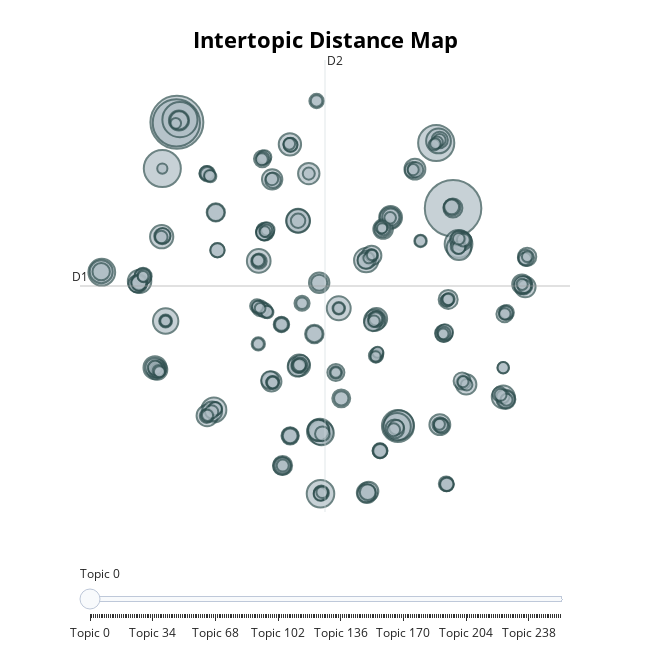

The code cell stored with this chart in its notebook:
### Code cell
dist_map = model.visualize_topics()
dist_map.show()

### Figure 1 — Plotly figure (JSON) as saved in the notebook; plotly's stock layout.template omitted (floating-point values rounded to 4 significant figures; data arrays with more than 128 entries replaced by an {"elided": "..."} marker saying what was removed)
{"data": [{"customdata": {"elided": "256x3 mixed values"}, "hovertemplate": "<b>Topic %{customdata[0]}</b><br>%{customdata[1]}<br>Size: %{customdata[2]}", "legendgroup": "", "marker": {"color": "#B0BEC5", "line": {"color": "DarkSlateGrey", "width": 2}, "size": {"elided": "256 int values"}, "sizemode": "area", "sizeref": 0.1925, "symbol": "circle"}, "mode": "markers", "name": "", "orientation": "v", "showlegend": false, "type": "scatter", "x": {"elided": "256 float values"}, "xaxis": "x", "y": {"elided": "256 float values"}, "yaxis": "y"}], "layout": {"annotations": [{"showarrow": false, "text": "D1", "x": -10.62, "y": 6.572, "yshift": 10}, {"showarrow": false, "text": "D2", "x": 5.391, "xshift": 10, "y": 23.46}], "height": 650, "hoverlabel": {"bgcolor": "white", "font": {"family": "Rockwell", "size": 16}}, "legend": {"itemsizing": "constant", "tracegroupgap": 0}, "margin": {"t": 60}, "shapes": [{"line": {"color": "#CFD8DC", "width": 2}, "type": "line", "x0": 5.391, "x1": 5.391, "y0": -10.31, "y1": 23.46}, {"line": {"color": "#9E9E9E", "width": 2}, "type": "line", "x0": -10.62, "x1": 21.4, "y0": 6.572, "y1": 6.572}], "sliders": [{"active": 0, "pad": {"t": 50}, "steps": [{"args": [{"marker.color": {"elided": "1x256 str values"}}], "label": "Topic 0", "method": "update"}, {"args": [{"marker.color": {"elided": "1x256 str values"}}], "label": "Topic 1", "method": "update"}, {"args": [{"marker.color": {"elided": "1x256 str values"}}], "label": "Topic 2", "method": "update"}, {"args": [{"marker.color": {"elided": "1x256 str values"}}], "label": "Topic 3", "method": "update"}, {"args": [{"marker.color": {"elided": "1x256 str values"}}], "label": "Topic 4", "method": "update"}, {"args": [{"marker.color": {"elided": "1x256 str values"}}], "label": "Topic 5", "method": "update"}, {"args": [{"marker.color": {"elided": "1x256 str values"}}], "label": "Topic 6", "method": "update"}, {"args": [{"marker.color": {"elided": "1x256 str values"}}], "label": "Topic 7", "method": "update"}, {"args": [{"marker.color": {"elided": "1x256 str values"}}], "label": "Topic 8", "method": "update"}, {"args": [{"marker.color": {"elided": "1x256 str values"}}], "label": "Topic 9", "method": "update"}, {"args": [{"marker.color": {"elided": "1x256 str values"}}], "label": "Topic 10", "method": "update"}, {"args": [{"marker.color": {"elided": "1x256 str values"}}], "label": "Topic 11", "method": "update"}, {"args": [{"marker.color": {"elided": "1x256 str values"}}], "label": "Topic 12", "method": "update"}, {"args": [{"marker.color": {"elided": "1x256 str values"}}], "label": "Topic 13", "method": "update"}, {"args": [{"marker.color": {"elided": "1x256 str values"}}], "label": "Topic 14", "method": "update"}, {"args": [{"marker.color": {"elided": "1x256 str values"}}], "label": "Topic 15", "method": "update"}, {"args": [{"marker.color": {"elided": "1x256 str values"}}], "label": "Topic 16", "method": "update"}, {"args": [{"marker.color": {"elided": "1x256 str values"}}], "label": "Topic 17", "method": "update"}, {"args": [{"marker.color": {"elided": "1x256 str values"}}], "label": "Topic 18", "method": "update"}, {"args": [{"marker.color": {"elided": "1x256 str values"}}], "label": "Topic 19", "method": "update"}, {"args": [{"marker.color": {"elided": "1x256 str values"}}], "label": "Topic 20", "method": "update"}, {"args": [{"marker.color": {"elided": "1x256 str values"}}], "label": "Topic 21", "method": "update"}, {"args": [{"marker.color": {"elided": "1x256 str values"}}], "label": "Topic 22", "method": "update"}, {"args": [{"marker.color": {"elided": "1x256 str values"}}], "label": "Topic 23", "method": "update"}, {"args": [{"marker.color": {"elided": "1x256 str values"}}], "label": "Topic 24", "method": "update"}, {"args": [{"marker.color": {"elided": "1x256 str values"}}], "label": "Topic 25", "method": "update"}, {"args": [{"marker.color": {"elided": "1x256 str values"}}], "label": "Topic 26", "method": "update"}, {"args": [{"marker.color": {"elided": "1x256 str values"}}], "label": "Topic 27", "method": "update"}, {"args": [{"marker.color": {"elided": "1x256 str values"}}], "label": "Topic 28", "method": "update"}, {"args": [{"marker.color": {"elided": "1x256 str values"}}], "label": "Topic 29", "method": "update"}, {"args": [{"marker.color": {"elided": "1x256 str values"}}], "label": "Topic 30", "method": "update"}, {"args": [{"marker.color": {"elided": "1x256 str values"}}], "label": "Topic 31", "method": "update"}, {"args": [{"marker.color": {"elided": "1x256 str values"}}], "label": "Topic 32", "method": "update"}, {"args": [{"marker.color": {"elided": "1x256 str values"}}], "label": "Topic 33", "method": "update"}, {"args": [{"marker.color": {"elided": "1x256 str values"}}], "label": "Topic 34", "method": "update"}, {"args": [{"marker.color": {"elided": "1x256 str values"}}], "label": "Topic 35", "method": "update"}, {"args": [{"marker.color": {"elided": "1x256 str values"}}], "label": "Topic 36", "method": "update"}, {"args": [{"marker.color": {"elided": "1x256 str values"}}], "label": "Topic 37", "method": "update"}, {"args": [{"marker.color": {"elided": "1x256 str values"}}], "label": "Topic 38", "method": "update"}, {"args": [{"marker.color": {"elided": "1x256 str values"}}], "label": "Topic 39", "method": "update"}, {"args": [{"marker.color": {"elided": "1x256 str values"}}], "label": "Topic 40", "method": "update"}, {"args": [{"marker.color": {"elided": "1x256 str values"}}], "label": "Topic 41", "method": "update"}, {"args": [{"marker.color": {"elided": "1x256 str values"}}], "label": "Topic 42", "method": "update"}, {"args": [{"marker.color": {"elided": "1x256 str values"}}], "label": "Topic 43", "method": "update"}, {"args": [{"marker.color": {"elided": "1x256 str values"}}], "label": "Topic 44", "method": "update"}, {"args": [{"marker.color": {"elided": "1x256 str values"}}], "label": "Topic 45", "method": "update"}, {"args": [{"marker.color": {"elided": "1x256 str values"}}], "label": "Topic 46", "method": "update"}, {"args": [{"marker.color": {"elided": "1x256 str values"}}], "label": "Topic 47", "method": "update"}, {"args": [{"marker.color": {"elided": "1x256 str values"}}], "label": "Topic 48", "method": "update"}, {"args": [{"marker.color": {"elided": "1x256 str values"}}], "label": "Topic 49", "method": "update"}, {"args": [{"marker.color": {"elided": "1x256 str values"}}], "label": "Topic 50", "method": "update"}, {"args": [{"marker.color": {"elided": "1x256 str values"}}], "label": "Topic 51", "method": "update"}, {"args": [{"marker.color": {"elided": "1x256 str values"}}], "label": "Topic 52", "method": "update"}, {"args": [{"marker.color": {"elided": "1x256 str values"}}], "label": "Topic 53", "method": "update"}, {"args": [{"marker.color": {"elided": "1x256 str values"}}], "label": "Topic 54", "method": "update"}, {"args": [{"marker.color": {"elided": "1x256 str values"}}], "label": "Topic 55", "method": "update"}, {"args": [{"marker.color": {"elided": "1x256 str values"}}], "label": "Topic 56", "method": "update"}, {"args": [{"marker.color": {"elided": "1x256 str values"}}], "label": "Topic 57", "method": "update"}, {"args": [{"marker.color": {"elided": "1x256 str values"}}], "label": "Topic 58", "method": "update"}, {"args": [{"marker.color": {"elided": "1x256 str values"}}], "label": "Topic 59", "method": "update"}, {"args": [{"marker.color": {"elided": "1x256 str values"}}], "label": "Topic 60", "method": "update"}, {"args": [{"marker.color": {"elided": "1x256 str values"}}], "label": "Topic 61", "method": "update"}, {"args": [{"marker.color": {"elided": "1x256 str values"}}], "label": "Topic 62", "method": "update"}, {"args": [{"marker.color": {"elided": "1x256 str values"}}], "label": "Topic 63", "method": "update"}, {"args": [{"marker.color": {"elided": "1x256 str values"}}], "label": "Topic 64", "method": "update"}, {"args": [{"marker.color": {"elided": "1x256 str values"}}], "label": "Topic 65", "method": "update"}, {"args": [{"marker.color": {"elided": "1x256 str values"}}], "label": "Topic 66", "method": "update"}, {"args": [{"marker.color": {"elided": "1x256 str values"}}], "label": "Topic 67", "method": "update"}, {"args": [{"marker.color": {"elided": "1x256 str values"}}], "label": "Topic 68", "method": "update"}, {"args": [{"marker.color": {"elided": "1x256 str values"}}], "label": "Topic 69", "method": "update"}, {"args": [{"marker.color": {"elided": "1x256 str values"}}], "label": "Topic 70", "method": "update"}, {"args": [{"marker.color": {"elided": "1x256 str values"}}], "label": "Topic 71", "method": "update"}, {"args": [{"marker.color": {"elided": "1x256 str values"}}], "label": "Topic 72", "method": "update"}, {"args": [{"marker.color": {"elided": "1x256 str values"}}], "label": "Topic 73", "method": "update"}, {"args": [{"marker.color": {"elided": "1x256 str values"}}], "label": "Topic 74", "method": "update"}, {"args": [{"marker.color": {"elided": "1x256 str values"}}], "label": "Topic 75", "method": "update"}, {"args": [{"marker.color": {"elided": "1x256 str values"}}], "label": "Topic 76", "method": "update"}, {"args": [{"marker.color": {"elided": "1x256 str values"}}], "label": "Topic 77", "method": "update"}, {"args": [{"marker.color": {"elided": "1x256 str values"}}], "label": "Topic 78", "method": "update"}, {"args": [{"marker.color": {"elided": "1x256 str values"}}], "label": "Topic 79", "method": "update"}, {"args": [{"marker.color": {"elided": "1x256 str values"}}], "label": "Topic 80", "method": "update"}, {"args": [{"marker.color": {"elided": "1x256 str values"}}], "label": "Topic 81", "method": "update"}, {"args": [{"marker.color": {"elided": "1x256 str values"}}], "label": "Topic 82", "method": "update"}, {"args": [{"marker.color": {"elided": "1x256 str values"}}], "label": "Topic 83", "method": "update"}, {"args": [{"marker.color": {"elided": "1x256 str values"}}], "label": "Topic 84", "method": "update"}, {"args": [{"marker.color": {"elided": "1x256 str values"}}], "label": "Topic 85", "method": "update"}, {"args": [{"marker.color": {"elided": "1x256 str values"}}], "label": "Topic 86", "method": "update"}, {"args": [{"marker.color": {"elided": "1x256 str values"}}], "label": "Topic 87", "method": "update"}, {"args": [{"marker.color": {"elided": "1x256 str values"}}], "label": "Topic 88", "method": "update"}, {"args": [{"marker.color": {"elided": "1x256 str values"}}], "label": "Topic 89", "method": "update"}, {"args": [{"marker.color": {"elided": "1x256 str values"}}], "label": "Topic 90", "method": "update"}, {"args": [{"marker.color": {"elided": "1x256 str values"}}], "label": "Topic 91", "method": "update"}, {"args": [{"marker.color": {"elided": "1x256 str values"}}], "label": "Topic 92", "method": "update"}, {"args": [{"marker.color": {"elided": "1x256 str values"}}], "label": "Topic 93", "method": "update"}, {"args": [{"marker.color": {"elided": "1x256 str values"}}], "label": "Topic 94", "method": "update"}, {"args": [{"marker.color": {"elided": "1x256 str values"}}], "label": "Topic 95", "method": "update"}, {"args": [{"marker.color": {"elided": "1x256 str values"}}], "label": "Topic 96", "method": "update"}, {"args": [{"marker.color": {"elided": "1x256 str values"}}], "label": "Topic 97", "method": "update"}, {"args": [{"marker.color": {"elided": "1x256 str values"}}], "label": "Topic 98", "method": "update"}, {"args": [{"marker.color": {"elided": "1x256 str values"}}], "label": "Topic 99", "method": "update"}, {"args": [{"marker.color": {"elided": "1x256 str values"}}], "label": "Topic 100", "method": "update"}, {"args": [{"marker.color": {"elided": "1x256 str values"}}], "label": "Topic 101", "method": "update"}, {"args": [{"marker.color": {"elided": "1x256 str values"}}], "label": "Topic 102", "method": "update"}, {"args": [{"marker.color": {"elided": "1x256 str values"}}], "label": "Topic 103", "method": "update"}, {"args": [{"marker.color": {"elided": "1x256 str values"}}], "label": "Topic 104", "method": "update"}, {"args": [{"marker.color": {"elided": "1x256 str values"}}], "label": "Topic 105", "method": "update"}, {"args": [{"marker.color": {"elided": "1x256 str values"}}], "label": "Topic 106", "method": "update"}, {"args": [{"marker.color": {"elided": "1x256 str values"}}], "label": "Topic 107", "method": "update"}, {"args": [{"marker.color": {"elided": "1x256 str values"}}], "label": "Topic 108", "method": "update"}, {"args": [{"marker.color": {"elided": "1x256 str values"}}], "label": "Topic 109", "method": "update"}, {"args": [{"marker.color": {"elided": "1x256 str values"}}], "label": "Topic 110", "method": "update"}, {"args": [{"marker.color": {"elided": "1x256 str values"}}], "label": "Topic 111", "method": "update"}, {"args": [{"marker.color": {"elided": "1x256 str values"}}], "label": "Topic 112", "method": "update"}, {"args": [{"marker.color": {"elided": "1x256 str values"}}], "label": "Topic 113", "method": "update"}, {"args": [{"marker.color": {"elided": "1x256 str values"}}], "label": "Topic 114", "method": "update"}, {"args": [{"marker.color": {"elided": "1x256 str values"}}], "label": "Topic 115", "method": "update"}, {"args": [{"marker.color": {"elided": "1x256 str values"}}], "label": "Topic 116", "method": "update"}, {"args": [{"marker.color": {"elided": "1x256 str values"}}], "label": "Topic 117", "method": "update"}, {"args": [{"marker.color": {"elided": "1x256 str values"}}], "label": "Topic 118", "method": "update"}, {"args": [{"marker.color": {"elided": "1x256 str values"}}], "label": "Topic 119", "method": "update"}, {"args": [{"marker.color": {"elided": "1x256 str values"}}], "label": "Topic 120", "method": "update"}, {"args": [{"marker.color": {"elided": "1x256 str values"}}], "label": "Topic 121", "method": "update"}, {"args": [{"marker.color": {"elided": "1x256 str values"}}], "label": "Topic 122", "method": "update"}, {"args": [{"marker.color": {"elided": "1x256 str values"}}], "label": "Topic 123", "method": "update"}, {"args": [{"marker.color": {"elided": "1x256 str values"}}], "label": "Topic 124", "method": "update"}, {"args": [{"marker.color": {"elided": "1x256 str values"}}], "label": "Topic 125", "method": "update"}, {"args": [{"marker.color": {"elided": "1x256 str values"}}], "label": "Topic 126", "method": "update"}, {"args": [{"marker.color": {"elided": "1x256 str values"}}], "label": "Topic 127", "method": "update"}, {"args": [{"marker.color": {"elided": "1x256 str values"}}], "label": "Topic 128", "method": "update"}, {"args": [{"marker.color": {"elided": "1x256 str values"}}], "label": "Topic 129", "method": "update"}, {"args": [{"marker.color": {"elided": "1x256 str values"}}], "label": "Topic 130", "method": "update"}, {"args": [{"marker.color": {"elided": "1x256 str values"}}], "label": "Topic 131", "method": "update"}, {"args": [{"marker.color": {"elided": "1x256 str values"}}], "label": "Topic 132", "method": "update"}, {"args": [{"marker.color": {"elided": "1x256 str values"}}], "label": "Topic 133", "method": "update"}, {"args": [{"marker.color": {"elided": "1x256 str values"}}], "label": "Topic 134", "method": "update"}, {"args": [{"marker.color": {"elided": "1x256 str values"}}], "label": "Topic 135", "method": "update"}, {"args": [{"marker.color": {"elided": "1x256 str values"}}], "label": "Topic 136", "method": "update"}, {"args": [{"marker.color": {"elided": "1x256 str values"}}], "label": "Topic 137", "method": "update"}, {"args": [{"marker.color": {"elided": "1x256 str values"}}], "label": "Topic 138", "method": "update"}, {"args": [{"marker.color": {"elided": "1x256 str values"}}], "label": "Topic 139", "method": "update"}, {"args": [{"marker.color": {"elided": "1x256 str values"}}], "label": "Topic 140", "method": "update"}, {"args": [{"marker.color": {"elided": "1x256 str values"}}], "label": "Topic 141", "method": "update"}, {"args": [{"marker.color": {"elided": "1x256 str values"}}], "label": "Topic 142", "method": "update"}, {"args": [{"marker.color": {"elided": "1x256 str values"}}], "label": "Topic 143", "method": "update"}, {"args": [{"marker.color": {"elided": "1x256 str values"}}], "label": "Topic 144", "method": "update"}, {"args": [{"marker.color": {"elided": "1x256 str values"}}], "label": "Topic 145", "method": "update"}, {"args": [{"marker.color": {"elided": "1x256 str values"}}], "label": "Topic 146", "method": "update"}, {"args": [{"marker.color": {"elided": "1x256 str values"}}], "label": "Topic 147", "method": "update"}, {"args": [{"marker.color": {"elided": "1x256 str values"}}], "label": "Topic 148", "method": "update"}, {"args": [{"marker.color": {"elided": "1x256 str values"}}], "label": "Topic 149", "method": "update"}, {"args": [{"marker.color": {"elided": "1x256 str values"}}], "label": "Topic 150", "method": "update"}, {"args": [{"marker.color": {"elided": "1x256 str values"}}], "label": "Topic 151", "method": "update"}, {"args": [{"marker.color": {"elided": "1x256 str values"}}], "label": "Topic 152", "method": "update"}, {"args": [{"marker.color": {"elided": "1x256 str values"}}], "label": "Topic 153", "method": "update"}, {"args": [{"marker.color": {"elided": "1x256 str values"}}], "label": "Topic 154", "method": "update"}, {"args": [{"marker.color": {"elided": "1x256 str values"}}], "label": "Topic 155", "method": "update"}, {"args": [{"marker.color": {"elided": "1x256 str values"}}], "label": "Topic 156", "method": "update"}, {"args": [{"marker.color": {"elided": "1x256 str values"}}], "label": "Topic 157", "method": "update"}, {"args": [{"marker.color": {"elided": "1x256 str values"}}], "label": "Topic 158", "method": "update"}, {"args": [{"marker.color": {"elided": "1x256 str values"}}], "label": "Topic 159", "method": "update"}, {"args": [{"marker.color": {"elided": "1x256 str values"}}], "label": "Topic 160", "method": "update"}, {"args": [{"marker.color": {"elided": "1x256 str values"}}], "label": "Topic 161", "method": "update"}, {"args": [{"marker.color": {"elided": "1x256 str values"}}], "label": "Topic 162", "method": "update"}, {"args": [{"marker.color": {"elided": "1x256 str values"}}], "label": "Topic 163", "method": "update"}, {"args": [{"marker.color": {"elided": "1x256 str values"}}], "label": "Topic 164", "method": "update"}, {"args": [{"marker.color": {"elided": "1x256 str values"}}], "label": "Topic 165", "method": "update"}, {"args": [{"marker.color": {"elided": "1x256 str values"}}], "label": "Topic 166", "method": "update"}, {"args": [{"marker.color": {"elided": "1x256 str values"}}], "label": "Topic 167", "method": "update"}, {"args": [{"marker.color": {"elided": "1x256 str values"}}], "label": "Topic 168", "method": "update"}, {"args": [{"marker.color": {"elided": "1x256 str values"}}], "label": "Topic 169", "method": "update"}, {"args": [{"marker.color": {"elided": "1x256 str values"}}], "label": "Topic 170", "method": "update"}, {"args": [{"marker.color": {"elided": "1x256 str values"}}], "label": "Topic 171", "method": "update"}, {"args": [{"marker.color": {"elided": "1x256 str values"}}], "label": "Topic 172", "method": "update"}, {"args": [{"marker.color": {"elided": "1x256 str values"}}], "label": "Topic 173", "method": "update"}, {"args": [{"marker.color": {"elided": "1x256 str values"}}], "label": "Topic 174", "method": "update"}, {"args": [{"marker.color": {"elided": "1x256 str values"}}], "label": "Topic 175", "method": "update"}, {"args": [{"marker.color": {"elided": "1x256 str values"}}], "label": "Topic 176", "method": "update"}, {"args": [{"marker.color": {"elided": "1x256 str values"}}], "label": "Topic 177", "method": "update"}, {"args": [{"marker.color": {"elided": "1x256 str values"}}], "label": "Topic 178", "method": "update"}, {"args": [{"marker.color": {"elided": "1x256 str values"}}], "label": "Topic 179", "method": "update"}, {"args": [{"marker.color": {"elided": "1x256 str values"}}], "label": "Topic 180", "method": "update"}, {"args": [{"marker.color": {"elided": "1x256 str values"}}], "label": "Topic 181", "method": "update"}, {"args": [{"marker.color": {"elided": "1x256 str values"}}], "label": "Topic 182", "method": "update"}, {"args": [{"marker.color": {"elided": "1x256 str values"}}], "label": "Topic 183", "method": "update"}, {"args": [{"marker.color": {"elided": "1x256 str values"}}], "label": "Topic 184", "method": "update"}, {"args": [{"marker.color": {"elided": "1x256 str values"}}], "label": "Topic 185", "method": "update"}, {"args": [{"marker.color": {"elided": "1x256 str values"}}], "label": "Topic 186", "method": "update"}, {"args": [{"marker.color": {"elided": "1x256 str values"}}], "label": "Topic 187", "method": "update"}, {"args": [{"marker.color": {"elided": "1x256 str values"}}], "label": "Topic 188", "method": "update"}, {"args": [{"marker.color": {"elided": "1x256 str values"}}], "label": "Topic 189", "method": "update"}, {"args": [{"marker.color": {"elided": "1x256 str values"}}], "label": "Topic 190", "method": "update"}, {"args": [{"marker.color": {"elided": "1x256 str values"}}], "label": "Topic 191", "method": "update"}, {"args": [{"marker.color": {"elided": "1x256 str values"}}], "label": "Topic 192", "method": "update"}, {"args": [{"marker.color": {"elided": "1x256 str values"}}], "label": "Topic 193", "method": "update"}, {"args": [{"marker.color": {"elided": "1x256 str values"}}], "label": "Topic 194", "method": "update"}, {"args": [{"marker.color": {"elided": "1x256 str values"}}], "label": "Topic 195", "method": "update"}, {"args": [{"marker.color": {"elided": "1x256 str values"}}], "label": "Topic 196", "method": "update"}, {"args": [{"marker.color": {"elided": "1x256 str values"}}], "label": "Topic 197", "method": "update"}, {"args": [{"marker.color": {"elided": "1x256 str values"}}], "label": "Topic 198", "method": "update"}, {"args": [{"marker.color": {"elided": "1x256 str values"}}], "label": "Topic 199", "method": "update"}, {"args": [{"marker.color": {"elided": "1x256 str values"}}], "label": "Topic 200", "method": "update"}, {"args": [{"marker.color": {"elided": "1x256 str values"}}], "label": "Topic 201", "method": "update"}, {"args": [{"marker.color": {"elided": "1x256 str values"}}], "label": "Topic 202", "method": "update"}, {"args": [{"marker.color": {"elided": "1x256 str values"}}], "label": "Topic 203", "method": "update"}, {"args": [{"marker.color": {"elided": "1x256 str values"}}], "label": "Topic 204", "method": "update"}, {"args": [{"marker.color": {"elided": "1x256 str values"}}], "label": "Topic 205", "method": "update"}, {"args": [{"marker.color": {"elided": "1x256 str values"}}], "label": "Topic 206", "method": "update"}, {"args": [{"marker.color": {"elided": "1x256 str values"}}], "label": "Topic 207", "method": "update"}, {"args": [{"marker.color": {"elided": "1x256 str values"}}], "label": "Topic 208", "method": "update"}, {"args": [{"marker.color": {"elided": "1x256 str values"}}], "label": "Topic 209", "method": "update"}, {"args": [{"marker.color": {"elided": "1x256 str values"}}], "label": "Topic 210", "method": "update"}, {"args": [{"marker.color": {"elided": "1x256 str values"}}], "label": "Topic 211", "method": "update"}, {"args": [{"marker.color": {"elided": "1x256 str values"}}], "label": "Topic 212", "method": "update"}, {"args": [{"marker.color": {"elided": "1x256 str values"}}], "label": "Topic 213", "method": "update"}, {"args": [{"marker.color": {"elided": "1x256 str values"}}], "label": "Topic 214", "method": "update"}, {"args": [{"marker.color": {"elided": "1x256 str values"}}], "label": "Topic 215", "method": "update"}, {"args": [{"marker.color": {"elided": "1x256 str values"}}], "label": "Topic 216", "method": "update"}, {"args": [{"marker.color": {"elided": "1x256 str values"}}], "label": "Topic 217", "method": "update"}, {"args": [{"marker.color": {"elided": "1x256 str values"}}], "label": "Topic 218", "method": "update"}, {"args": [{"marker.color": {"elided": "1x256 str values"}}], "label": "Topic 219", "method": "update"}, {"args": [{"marker.color": {"elided": "1x256 str values"}}], "label": "Topic 220", "method": "update"}, {"args": [{"marker.color": {"elided": "1x256 str values"}}], "label": "Topic 221", "method": "update"}, {"args": [{"marker.color": {"elided": "1x256 str values"}}], "label": "Topic 222", "method": "update"}, {"args": [{"marker.color": {"elided": "1x256 str values"}}], "label": "Topic 223", "method": "update"}, {"args": [{"marker.color": {"elided": "1x256 str values"}}], "label": "Topic 224", "method": "update"}, {"args": [{"marker.color": {"elided": "1x256 str values"}}], "label": "Topic 225", "method": "update"}, {"args": [{"marker.color": {"elided": "1x256 str values"}}], "label": "Topic 226", "method": "update"}, {"args": [{"marker.color": {"elided": "1x256 str values"}}], "label": "Topic 227", "method": "update"}, {"args": [{"marker.color": {"elided": "1x256 str values"}}], "label": "Topic 228", "method": "update"}, {"args": [{"marker.color": {"elided": "1x256 str values"}}], "label": "Topic 229", "method": "update"}, {"args": [{"marker.color": {"elided": "1x256 str values"}}], "label": "Topic 230", "method": "update"}, {"args": [{"marker.color": {"elided": "1x256 str values"}}], "label": "Topic 231", "method": "update"}, {"args": [{"marker.color": {"elided": "1x256 str values"}}], "label": "Topic 232", "method": "update"}, {"args": [{"marker.color": {"elided": "1x256 str values"}}], "label": "Topic 233", "method": "update"}, {"args": [{"marker.color": {"elided": "1x256 str values"}}], "label": "Topic 234", "method": "update"}, {"args": [{"marker.color": {"elided": "1x256 str values"}}], "label": "Topic 235", "method": "update"}, {"args": [{"marker.color": {"elided": "1x256 str values"}}], "label": "Topic 236", "method": "update"}, {"args": [{"marker.color": {"elided": "1x256 str values"}}], "label": "Topic 237", "method": "update"}, {"args": [{"marker.color": {"elided": "1x256 str values"}}], "label": "Topic 238", "method": "update"}, {"args": [{"marker.color": {"elided": "1x256 str values"}}], "label": "Topic 239", "method": "update"}, {"args": [{"marker.color": {"elided": "1x256 str values"}}], "label": "Topic 240", "method": "update"}, {"args": [{"marker.color": {"elided": "1x256 str values"}}], "label": "Topic 241", "method": "update"}, {"args": [{"marker.color": {"elided": "1x256 str values"}}], "label": "Topic 242", "method": "update"}, {"args": [{"marker.color": {"elided": "1x256 str values"}}], "label": "Topic 243", "method": "update"}, {"args": [{"marker.color": {"elided": "1x256 str values"}}], "label": "Topic 244", "method": "update"}, {"args": [{"marker.color": {"elided": "1x256 str values"}}], "label": "Topic 245", "method": "update"}, {"args": [{"marker.color": {"elided": "1x256 str values"}}], "label": "Topic 246", "method": "update"}, {"args": [{"marker.color": {"elided": "1x256 str values"}}], "label": "Topic 247", "method": "update"}, {"args": [{"marker.color": {"elided": "1x256 str values"}}], "label": "Topic 248", "method": "update"}, {"args": [{"marker.color": {"elided": "1x256 str values"}}], "label": "Topic 249", "method": "update"}, {"args": [{"marker.color": {"elided": "1x256 str values"}}], "label": "Topic 250", "method": "update"}, {"args": [{"marker.color": {"elided": "1x256 str values"}}], "label": "Topic 251", "method": "update"}, {"args": [{"marker.color": {"elided": "1x256 str values"}}], "label": "Topic 252", "method": "update"}, {"args": [{"marker.color": {"elided": "1x256 str values"}}], "label": "Topic 253", "method": "update"}, {"args": [{"marker.color": {"elided": "1x256 str values"}}], "label": "Topic 254", "method": "update"}, {"args": [{"marker.color": {"elided": "1x256 str values"}}], "label": "Topic 255", "method": "update"}]}], "title": {"font": {"color": "Black", "size": 22}, "text": "<b>Intertopic Distance Map</b>", "x": 0.5, "xanchor": "center", "y": 0.95, "yanchor": "top"}, "width": 650, "xaxis": {"anchor": "y", "domain": [0, 1], "range": [-10.62, 21.4], "title": {"text": ""}, "visible": false}, "yaxis": {"anchor": "x", "domain": [0, 1], "range": [-10.31, 23.46], "title": {"text": ""}, "visible": false}}}
